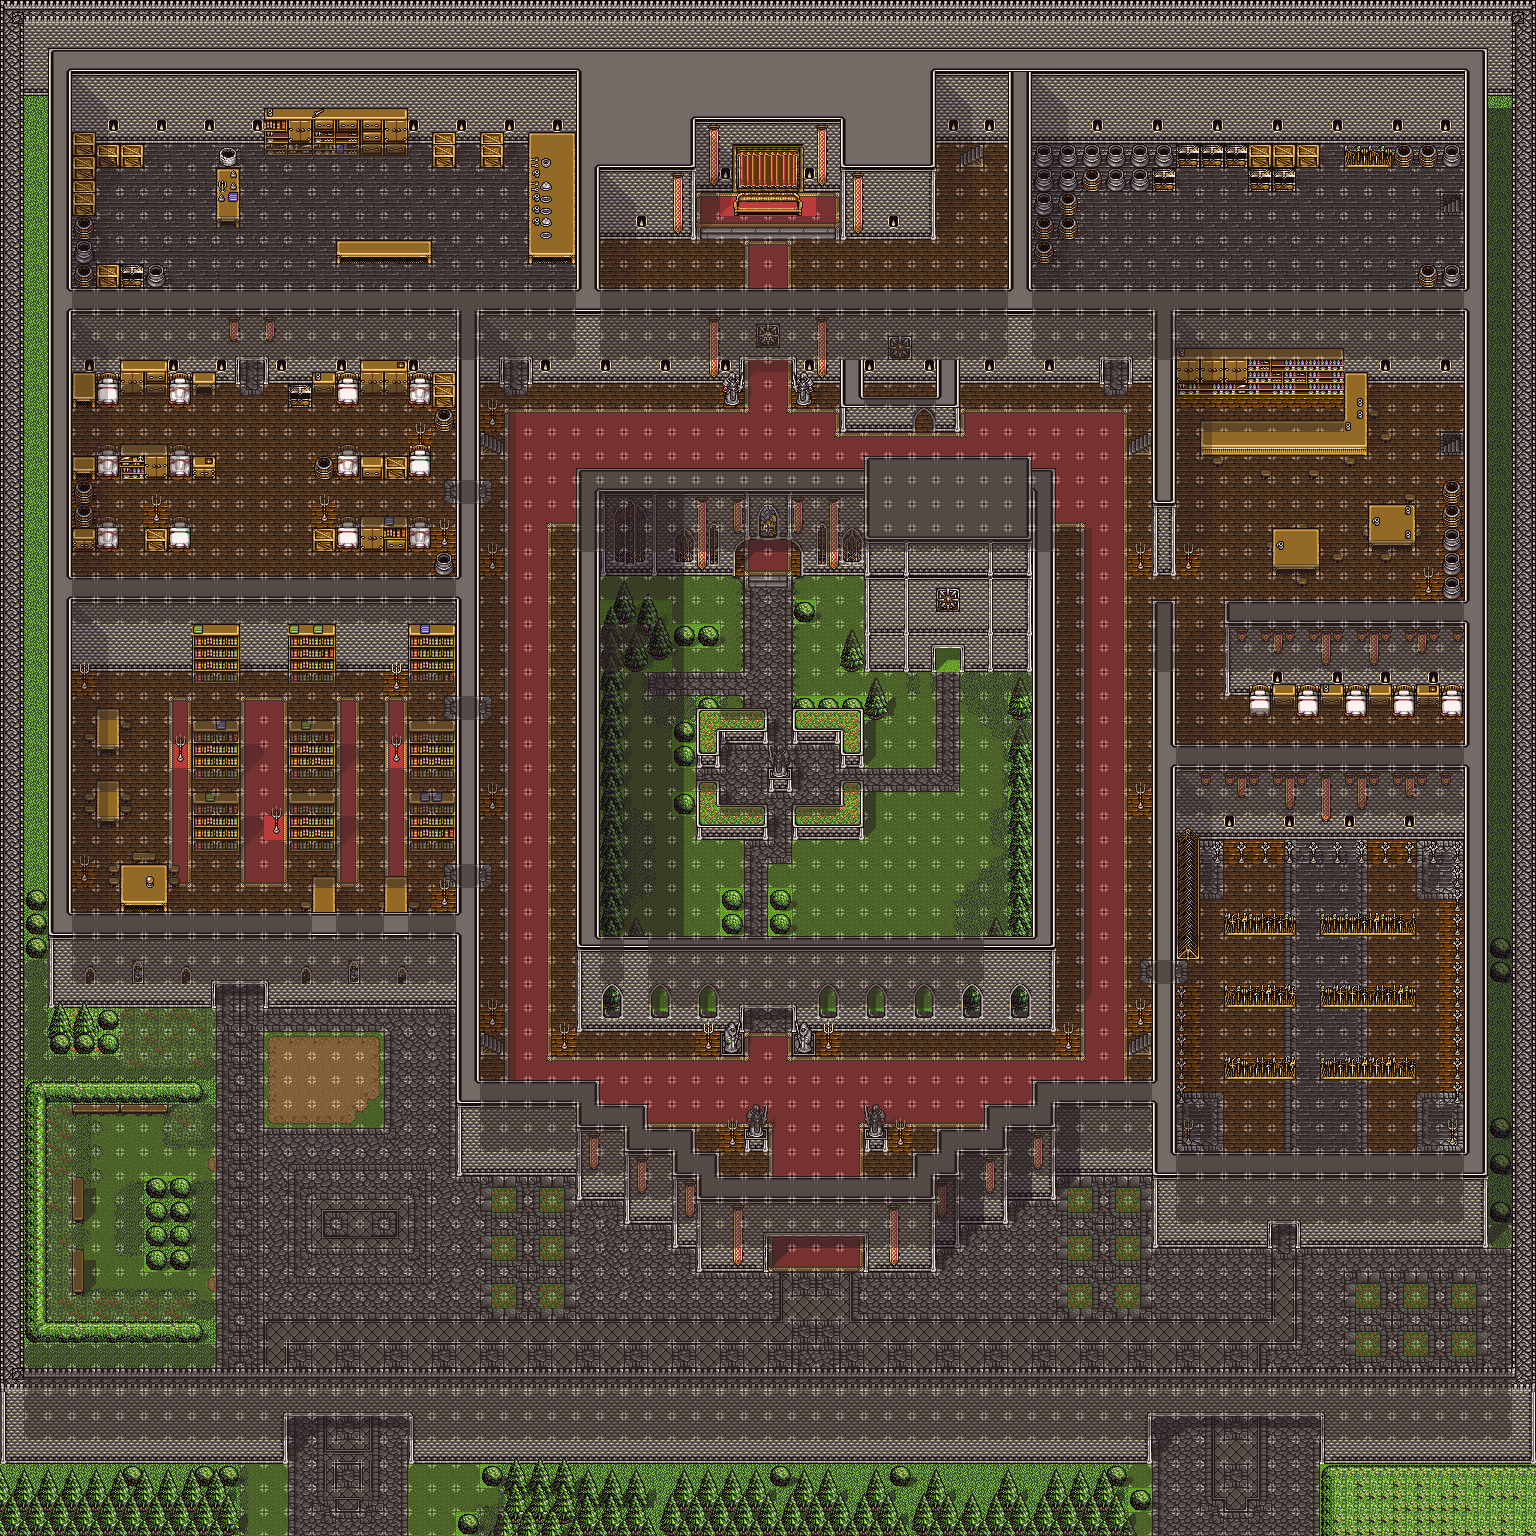

A level layout from a 2D game, rendered from its tile map. Below: a short description, then the map file with tile-grid data replaced by summaries:
An orthogonal 128x128 tile map with 12x12 px tiles, 9 tile layers (BG, BG Shadow, MG, MG Shadow, ...), 1 hidden layer not drawn, 8 tilesets.

<map version="1.4" tiledversion="1.4.3" orientation="orthogonal" renderorder="right-down" width="128" height="128" tilewidth="12" tileheight="12" infinite="0" nextlayerid="15" nextobjectid="183">
 <properties>
  <property name="shadow" value="-13" />
 </properties>
 <tileset firstgid="1" name="overworld(day)-Master" tilewidth="12" tileheight="12" tilecount="1296" columns="36">
  <image source="../image/overworld(day)-Master.png" trans="495d47" width="432" height="432" />
 </tileset>
 <tileset firstgid="1297" name="castletown(day)-Master" tilewidth="12" tileheight="12" tilecount="900" columns="25">
  <image source="../image/castletown(day)-Master.png" trans="495d47" width="300" height="440" />
 </tileset>
 <tileset firstgid="2197" name="castletown(day)-Slave1" tilewidth="12" tileheight="12" tilecount="495" columns="15">
  <image source="../image/castletown(day)-Slave1.png" trans="495d47" width="180" height="400" />
 </tileset>
 <tileset firstgid="2692" name="Shadows and Lights" tilewidth="12" tileheight="12" tilecount="200" columns="20">
  <image source="../image/Shadows and Lights.png" trans="000000" width="240" height="120" />
 </tileset>
 <tileset firstgid="2892" name="castletown(night)-Master" tilewidth="12" tileheight="12" tilecount="900" columns="25">
  <image source="../image/castletown(night)-Master.png" trans="495d47" width="300" height="440" />
 </tileset>
 <tileset firstgid="3792" name="castletown(night)-Master" tilewidth="12" tileheight="12" tilecount="900" columns="25">
  <image source="../image/castletown(night)-Master.png" trans="495d47" width="300" height="440" />
 </tileset>
 <tileset firstgid="4692" name="Overlays" tilewidth="12" tileheight="12" tilecount="15" columns="15">
  <image source="../image/Overlays.png" trans="000000" width="180" height="12" />
 </tileset>
 <tileset firstgid="4707" name="castletown(night)-Slave1" tilewidth="12" tileheight="12" tilecount="495" columns="15">
  <image source="../image/castletown(night)-Slave1.png" trans="495d47" width="180" height="400" />
 </tileset>
 <layer id="1" name="BG" width="128" height="128">
  <data>[16384 cells, 16381 non-empty, 133 distinct tile ids]</data>
 </layer>
 <layer id="2" name="BG Shadow" width="128" height="128">
  <data>[16384 cells, 761 non-empty, 20 distinct tile ids]</data>
 </layer>
 <layer id="3" name="MG" width="128" height="128">
  <data>[16384 cells, 2170 non-empty, 195 distinct tile ids]</data>
 </layer>
 <layer id="4" name="MG Shadow" width="128" height="128">
  <data>[16384 cells, 121 non-empty, 5 distinct tile ids]</data>
 </layer>
 <layer id="5" name="FG" width="128" height="128">
  <data>[16384 cells, 6064 non-empty, 174 distinct tile ids]</data>
 </layer>
 <layer id="6" name="FG Shadow" width="128" height="128">
  <data>[16384 cells, 1332 non-empty, 8 distinct tile ids]</data>
 </layer>
 <layer id="7" name="Lighting" width="128" height="128">
  <data>[16384 cells, 0 non-empty, 0 distinct tile ids]</data>
 </layer>
 <layer id="8" name="Roof" width="128" height="128" visible="0">
  <data>[16384 cells, 10138 non-empty, 42 distinct tile ids]</data>
 </layer>
 <layer id="9" name="Walkable" width="128" height="128" opacity="0.51">
  <data>[16384 cells, 10090 non-empty, 4 distinct tile ids]</data>
 </layer>
 <layer id="14" name="Overlay" width="128" height="128">
  <data>[16384 cells, 16384 non-empty, 1 distinct tile ids]</data>
 </layer>
</map>
